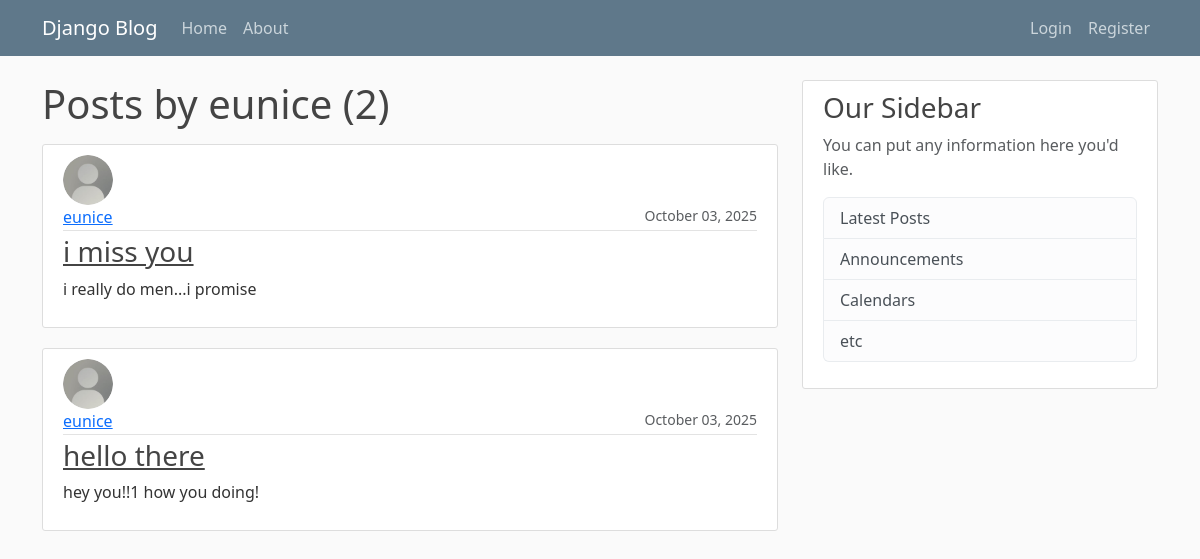
The app's page /user/eunice/ with its own data.
### blogs/models.py (models this page shows, shortened)
class Post(models.Model):
    title = models.CharField(max_length=100)
    content = models.TextField()
    date_posted = models.DateTimeField(default=timezone.now)
    author = models.ForeignKey(User, on_delete=models.CASCADE)

### users/models.py (models this page shows, shortened)
class Profile(models.Model):
    user = models.OneToOneField(User, on_delete=models.CASCADE)
    image = models.ImageField(default='default.jpg', upload_to='profile_pics')

### blogs/views.py (the view)
# urls.py: path('user/<str:username>/', UserPostListView.as_view(), name="user-posts"),
class UserPostListView(ListView):
    model = Post
    template_name = 'blogs/user_posts.html'
    context_object_name = 'posts'
    paginate_by = 3
    def get_queryset(self):
        user = get_object_or_404(User, username=self.kwargs.get('username'))
        return Post.objects.filter(author=user).order_by('-date_posted')

### blogs/templates/blogs/user_posts.html (shortened to what this page needs)
{% extends 'blogs/main.html' %}
{% block content %}
<h1 class="mb-3">Posts by {{view.kwargs.username}} ({{page_obj.paginator.count}})</h1>
{% for post in posts %}
<article class="media content-section">
    <img class="rounded-circle article-img align-self-start" src="{{post.author.profile.image.url}}">
    <div class="media-body">
        <div class="article-metadata d-flex justify-content-between">
            <a class="mr-2" href="{% url 'user-posts' post.author.username %}">{{ post.author }}</a>
            <small class="text-muted">{{ post.date_posted |date:"F d, Y" }}</small>
        </div>
        <h3><a class="article-title" href="{% url 'post' post.id %}">{{ post.title }}</a></h3>
        <p class="article-content">{{ post.content }}</p>
    </div>
</article>
{% endfor %}
{% endblock content %}

### blogs/static/blogs/main.css (style rules this page uses)
body { background: #fafafa; color: #333333; margin-top: 5rem; }
h1, h2, h3, h4, h5, h6 { color: #444444; }
.content-section { background: #ffffff; padding: 10px 20px; border: 1px solid #dddddd; border-radius: 3px; margin-bottom: 20px; }
.article-title { color: #444444; }
.article-content { white-space: pre-line; }
.article-img { height: 65px; width: 65px; margin-right: 16px; }
.article-metadata { padding-bottom: 1px; margin-bottom: 4px; border-bottom: 1px solid #e3e3e3 }

### blogs/templates/blogs/user_posts.html (style rules this page uses)
.rounded-circle.article-img { width: 50px; height: 50px; object-fit: cover; border-radius: 50%; margin-right: 15px; }

### records on screen
Post: author.profile.image (placeholder picture), author "eunice", date_posted "October 03, 2025", title "i miss you", content "i really do men...i promise"
Post: author.profile.image (placeholder picture), author "eunice", date_posted "October 03, 2025", title "hello there", content "hey you!!1 how you doing!"

### other values on screen
{{ view.kwargs.username }} "eunice"
{{ page_obj.paginator.count }} "2"
